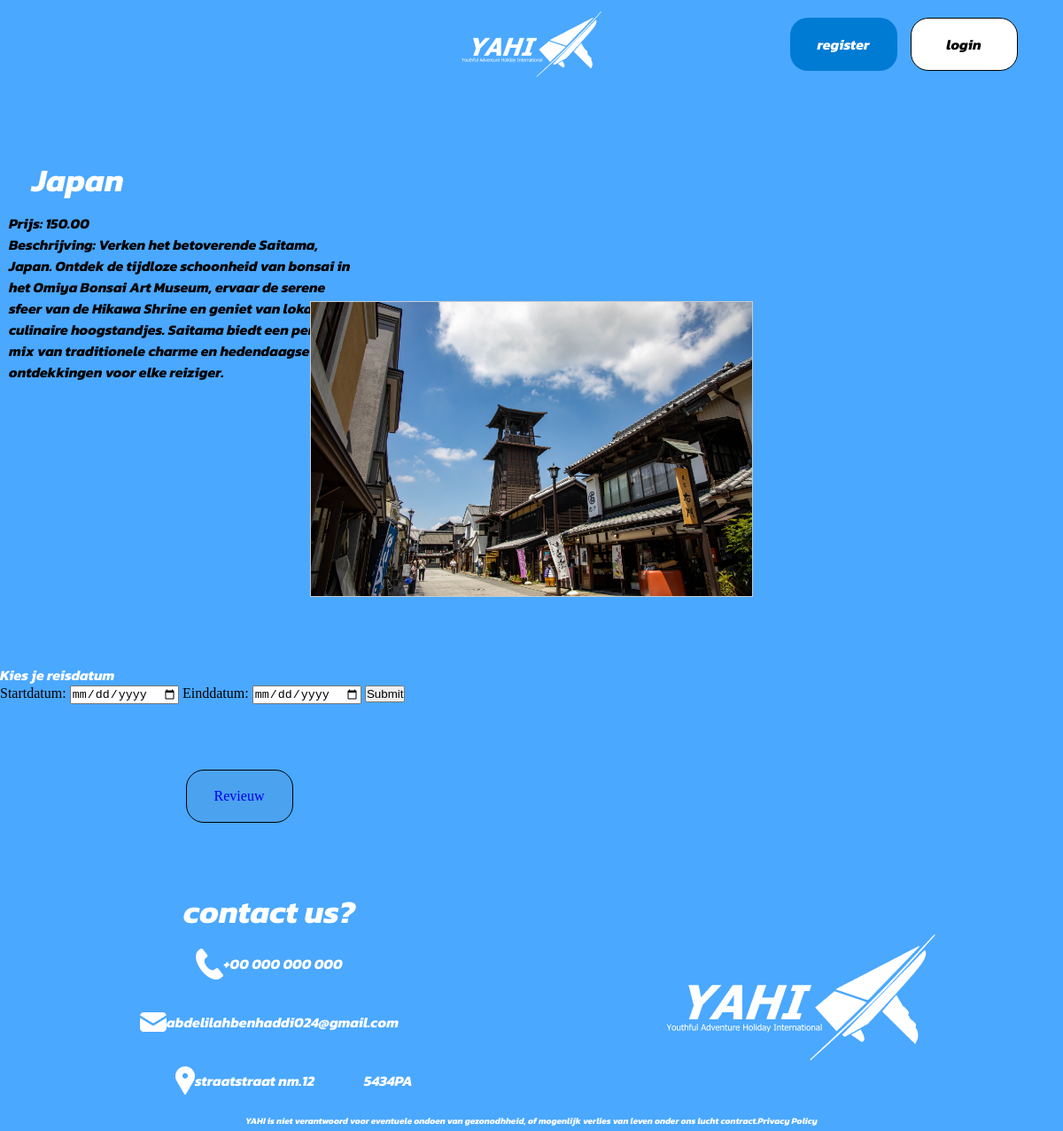
/docker/html/pages/landen/Japan.php, run on the app's committed database.
### tables this page shows
CREATE TABLE `reizen` (
  `id` int(11) NOT NULL,
  `naam` varchar(100) NOT NULL,
  `beschrijving` text NOT NULL,
  `prijs` decimal(10,2) NOT NULL,
  `bestemmingen_id` int(11) NOT NULL,
  `file` varchar(50) NOT NULL
);

### docker/html/pages/landen/Japan.php (the view, shortened to what this page needs)
<!DOCTYPE html>
<html lang="en">
<head>
    <link rel="stylesheet" href="../../css/maincss.css">
</head>
<body>
    <?php
        include '../../includes/header.php';
        include "../conn.php";
        $specific_naam = 'Japan';
        $stmt = $connection->prepare("SELECT id, naam, prijs, beschrijving, file FROM reizen WHERE naam = :naam");
        $stmt->bindParam(':naam', $specific_naam);
        $stmt->execute();
        echo '<div class="singleReis">';
        echo '<section class="productenRow">';
        while ($row = $stmt->fetch(PDO::FETCH_ASSOC)) {
            echo '<div class="singleReis">';
            echo '<div class="singleTitle">';
            echo '<h6>' . htmlspecialchars($row['naam']) . '</h6>';
            echo '</div>';
            echo '<div class="singleText">';
            echo '<h4>Prijs: ' . htmlspecialchars($row['prijs']) . '</h4>';
            echo '<h4>Beschrijving: ' . htmlspecialchars($row['beschrijving']) . '</h4>';
            echo '</div>';
            echo '<div class="singleConImgFlorida">';
            echo '<div class="singleImgFlorida">';
            echo '<img src="../uploads/' . htmlspecialchars($row['file']) . '" alt="' . htmlspecialchars($row['naam']) . '">';
            echo '</div>';
            echo '</div>';
            echo '</div>';
        }
        echo '</section>';
        echo '</div>';
    ?>
    <h1>Kies je reisdatum</h1>
    <form method="POST" action="../submit_booking.php">
        <label for="startdatum">Startdatum:</label>
        <input type="date" id="startdatum" name="startdatum" required>
        <label for="einddatum">Einddatum:</label>
        <input type="date" id="einddatum" name="einddatum" required>
        <button type="submit">Submit</button>
    </form>
</body>
<div class="revieuw-container">
<div class="revieuw-button">
 <a href="http://localhost:8000/pages/recensiescopy.php">Revieuw</a>
    </div>
    </div>
</html>
<?php
    include '../../includes/footer.php';
?>

### docker/html/css/maincss.css (style rules this page uses)
* { margin: 0; padding: 0; box-sizing: border-box; }
body { background-color: #4AA8FF; }
h1 { font-family: "Kanit", sans-serif; font-size: 16px; font-weight: 700; font-style: italic; color: white; }
a { text-decoration: none ; }
h4 { font-family: "Kanit", sans-serif; font-style: italic; font-size: 16px; }
h6 { font-family: "Kanit", sans-serif; font-size: 36px; font-style: italic; display: flex; justify-content: center; align-items: center; color: #ffffff; }
.productenRow { width: 100%; height: 100%; display: flex; flex-wrap: wrap; justify-content: space-between; font-family: 'Lato', sans-serif; }
.singleReis { height: 650px; width: 100%; display: flex; flex-direction: column; justify-content: center; }
.singleTitle { height: 64px; width: 176px; }
.singleText { height: 100px; width: 390px; margin-left: 10px; }
.singleConImgFlorida { width: 100%; max-width: 500px; height: auto; margin: 0 auto; border: 1px solid #ccc; overflow: hidden; }
.singleImgFlorida { width: 100%; height: auto; }
.singleImgFlorida img { width: 100%; height: auto; display: block; object-fit: cover; }
.revieuw-button { width: 121px; height: 60px; background-color: #4ba2ee; display: flex; justify-content: center; align-items: center; border-radius: 20px; border: 1px solid black; }
.revieuw-container { height: 26vh; width: 45%; display: flex; justify-content: center; align-content: center; align-items: center; }

### data on the page
reizen: naam "Japan", prijs "150.00", beschrijving "Verken het betoverende Saitama, Japan. Ontdek de tijdloze schoonheid van bonsai in het Omiya Bonsai Art Museum, ervaar de serene sfeer van de Hikawa Shrine en geniet van lokale culinaire hoogstandjes. Saitama biedt een perfecte mix van traditionele charme en hedendaagse ontdekkingen voor elke reiziger.", file (picture)
